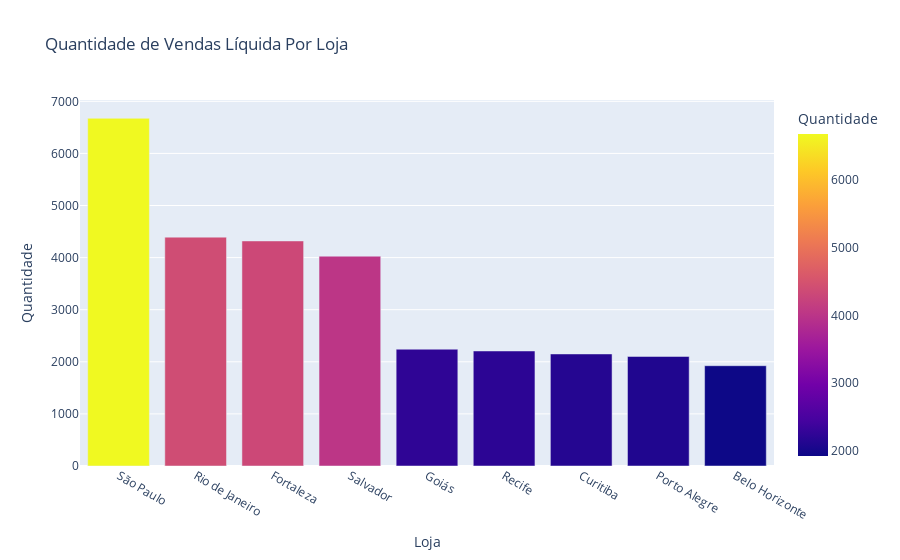

The notebook cell saved with this chart:
### Code cell
# Grafico de barras
grafico2 = px.bar(quantidade_valor_loja_liquido.reset_index(), x="Loja",
                  y="Quantidade", title="Quantidade de Vendas Líquida Por Loja", color="Quantidade")
grafico2.show()

### Figure 1 — Plotly figure (JSON) as saved in the notebook; plotly's stock layout.template omitted (floating-point values rounded to 4 significant figures)
{"data": [{"alignmentgroup": "True", "hovertemplate": "Loja=%{x}<br>Quantidade=%{marker.color}<extra></extra>", "legendgroup": "", "marker": {"color": [6674, 4393, 4320, 4027, 2242, 2208, 2151, 2103, 1925], "coloraxis": "coloraxis", "pattern": {"shape": ""}}, "name": "", "offsetgroup": "", "orientation": "v", "showlegend": false, "textposition": "auto", "type": "bar", "x": ["São Paulo", "Rio de Janeiro", "Fortaleza", "Salvador", "Goiás", "Recife", "Curitiba", "Porto Alegre", "Belo Horizonte"], "xaxis": "x", "y": [6674, 4393, 4320, 4027, 2242, 2208, 2151, 2103, 1925], "yaxis": "y"}], "layout": {"barmode": "relative", "coloraxis": {"colorbar": {"title": {"text": "Quantidade"}}, "colorscale": [[0, "#0d0887"], [0.1111, "#46039f"], [0.2222, "#7201a8"], [0.3333, "#9c179e"], [0.4444, "#bd3786"], [0.5556, "#d8576b"], [0.6667, "#ed7953"], [0.7778, "#fb9f3a"], [0.8889, "#fdca26"], [1, "#f0f921"]]}, "legend": {"tracegroupgap": 0}, "title": {"text": "Quantidade de Vendas Líquida Por Loja"}, "xaxis": {"anchor": "y", "domain": [0, 1], "title": {"text": "Loja"}}, "yaxis": {"anchor": "x", "domain": [0, 1], "title": {"text": "Quantidade"}}}}
